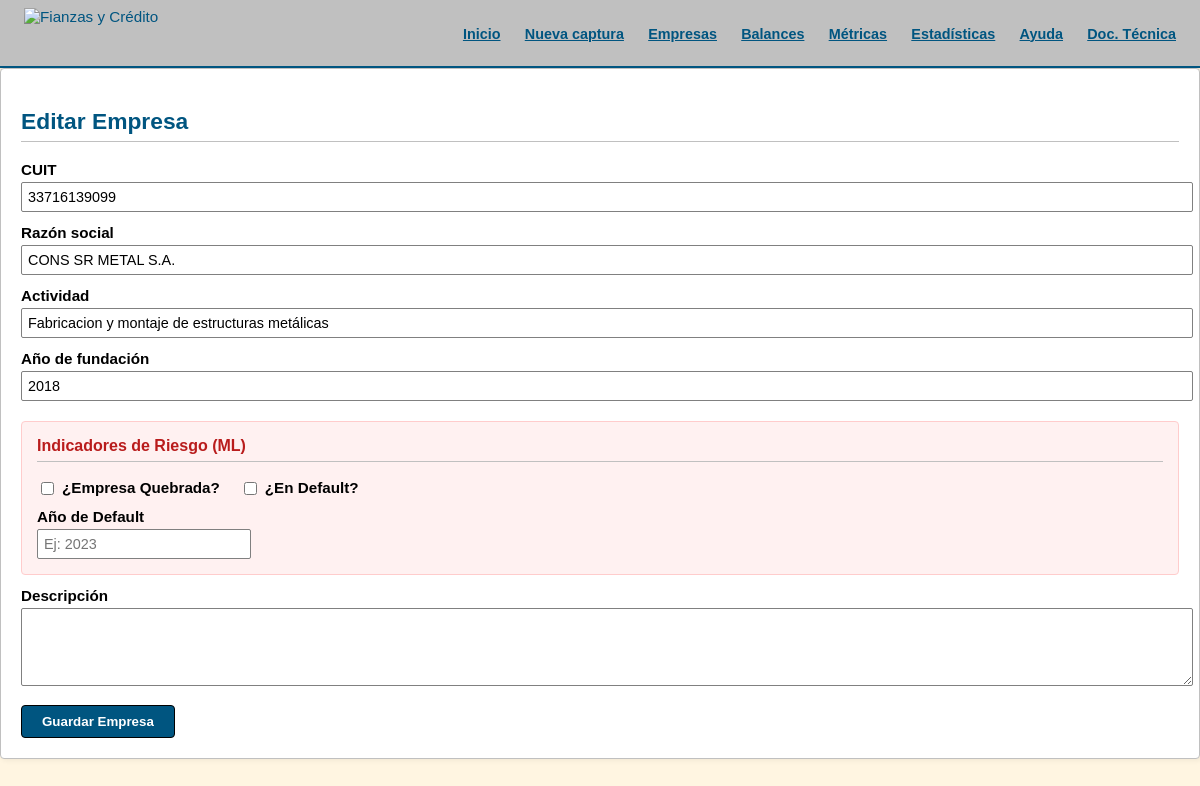
Page /companies/19/edit on the committed database.
### Base.py (models this page shows)
class EmpresaDB(Base):
    __tablename__ = 'empresas'
    id = Column(Integer, primary_key=True)
    cuit = Column(String, unique=True, nullable=False)
    razon_social = Column(String, nullable=False)
    actividad = Column(String)
    sector = Column(String)
    anio_fundacion = Column(Integer)
    descripcion = Column(Text)
    es_quebrada = Column(Integer, default=0) # 0: No, 1: Si
    en_default = Column(Integer, default=0)  # 0: No, 1: Si
    anio_default = Column(Integer)
    balances = relationship("EECCDB", back_populates="empresa", cascade="all, delete-orphan")

### app.py (the view, shortened to what this page needs)
@app.route("/companies/<int:company_id>/edit", methods=["GET", "POST"])
def edit_company(company_id):
    empresa = session.get(EmpresaDB, company_id)
    if empresa is None:
        return redirect(url_for("list_companies"))
    return render_template("company_form.html", empresa=empresa)

### app.py (called while the page is built)
@app.teardown_appcontext
def shutdown_session(exception=None):
    session.remove()

### templates/company_form.html (shortened to what this page needs)
{% extends "base.html" %}
{% block content %}
<div class="card">
    <h2>{% if empresa %}Editar Empresa{% else %}Nueva Empresa{% endif %}</h2>
    <form action="{% if empresa %}/companies/{{ empresa.id }}/edit{% else %}/companies/new{% endif %}" method="post">
        <label for="cuit">CUIT</label>
        <input type="text" id="cuit" name="cuit" value="{{ empresa.cuit if empresa else '' }}" required pattern="\d{11}" maxlength="11" inputmode="numeric" oninput="this.value = this.value.replace(/[^0-9]/g, '');" title="Debe ingresar exactamente 11 números" />
        <label for="razon_social">Razón social</label>
        <input type="text" id="razon_social" name="razon_social" value="{{ empresa.razon_social if empresa else '' }}" required />
        <label for="actividad">Actividad</label>
        <input type="text" id="actividad" name="actividad" value="{{ empresa.actividad if empresa else '' }}" />
        <label for="anio_fundacion">Año de fundación</label>
        <input type="number" id="anio_fundacion" name="anio_fundacion" value="{{ empresa.anio_fundacion if empresa else '' }}" />
        <div style="margin-top: 20px; padding: 15px; background: #fff1f1; border: 1px solid #ffcccc; border-radius: 4px;">
            <h3 style="margin-top: 0; color: #b91c1c; font-size: 1rem;">Indicadores de Riesgo (ML)</h3>
            <div style="display: flex; gap: 20px; align-items: center;">
                <label style="margin-top: 0; display: flex; align-items: center; gap: 5px;">
                    <input type="checkbox" name="es_quebrada" value="1" {% if empresa and empresa.es_quebrada %}checked{% endif %} style="width: auto;"> ¿Empresa Quebrada?
                </label>
                <label style="margin-top: 0; display: flex; align-items: center; gap: 5px;">
                    <input type="checkbox" name="en_default" value="1" {% if empresa and empresa.en_default %}checked{% endif %} style="width: auto;"> ¿En Default?
                </label>
            </div>
            <div style="margin-top: 10px;">
                <label for="anio_default" style="margin-top: 0;">Año de Default</label>
                <input type="number" id="anio_default" name="anio_default" value="{{ empresa.anio_default if empresa else '' }}" placeholder="Ej: 2023" style="width: 200px;" />
            </div>
        </div>
        <label for="descripcion">Descripción</label>
        <textarea id="descripcion" name="descripcion" rows="4">{{ empresa.descripcion if empresa else '' }}</textarea>
        <button type="submit">Guardar Empresa</button>
    </form>
</div>
{% endblock %}

### templates/base.html (style rules this page uses)
:root { --primary-color: #005580; --highlight-orange: #FFC894; --header-gray: #C0C0C0; --bg-crema: #FFF5E1; --text-black: #000000; --white: #ffffff; --border-dark: #808080; }
body { font-family: Verdana, Tahoma, Arial, sans-serif; font-size: 0.95rem; margin: 0; padding: 0; background: var(--bg-crema); color: var(--text-black); }
.card { background: var(--white); border: 1px solid var(--header-gray); border-radius: 4px; padding: 20px; margin-bottom: 16px; box-shadow: 2px 2px 5px rgba(0,0,0,0.05); }
label { display: block; margin-top: 12px; font-weight: bold; }
input, select, textarea { font-family: Verdana, sans-serif; font-size: 0.9rem; width: 100%; padding: 6px; margin-top: 4px; border: 1px solid var(--border-dark); border-radius: 2px; }
button { margin-top: 16px; padding: 8px 20px; background: var(--primary-color); color: var(--white); border: 1px solid var(--text-black); border-radius: 4px; cursor: pointer; font-weight: bold; }
h2, h3 { color: var(--primary-color); border-bottom: 1px solid var(--header-gray); padding-bottom: 6px; font-weight: bold; }

### rows in the picture
EmpresaDB: cuit "33716139099", razon_social "CONS SR METAL S.A.", actividad "Fabricacion y montaje de estructuras metálicas", anio_fundacion "2018"
